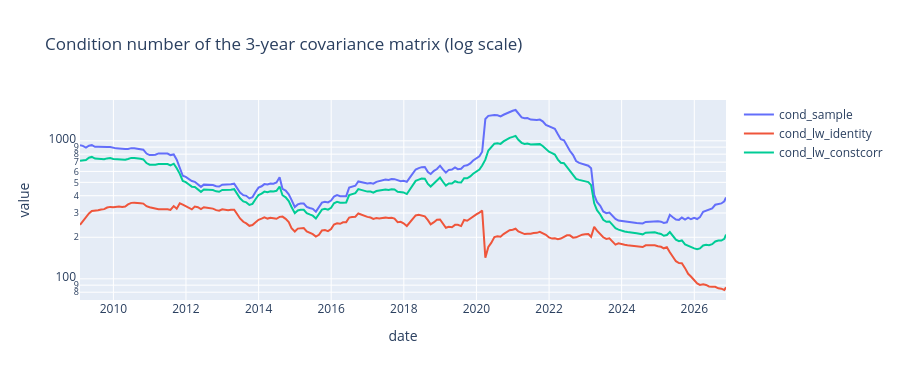
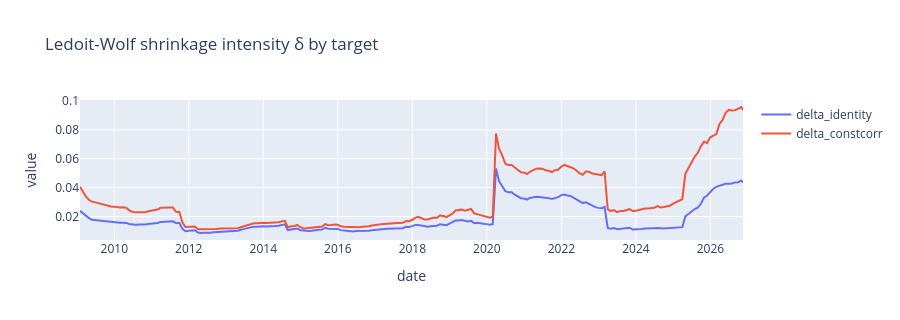

The code cell stored with these charts, in order, in its notebook:
### Markdown cell above
### 2.2 — Three-Year Rolling Σ: Sample vs. Ledoit-Wolf

### Code cell
# 2.2 — Rolling 3-year covariance: sample vs Ledoit-Wolf (identity target) vs Ledoit-Wolf (constant correlation, LN3)
import importlib, src.estimation
importlib.reload(src.estimation)
from src.estimation import ledoit_wolf_constant_corr

X_all = returns[ASSETS]
month_ends = X_all.groupby(X_all.index.to_period("M")).apply(lambda d: d.index[-1]).values
est_dates = [pd.Timestamp(d) for d in month_ends if X_all.index.get_loc(pd.Timestamp(d)) >= WINDOW_DAYS - 1]
ESTIMATORS = ["sample", "lw_identity", "lw_constcorr"]

def gmv(cov):
    """Unconstrained global minimum-variance weights (closed form, LN1/LN3)."""
    inv1 = np.linalg.solve(cov, np.ones(len(cov)))
    return inv1 / inv1.sum()

COV = {k: {} for k in ESTIMATORS}
W_GMV = {k: {} for k in ESTIMATORS}
diag, oos = [], {k: [] for k in ESTIMATORS}

for i, t in enumerate(est_dates):
    X = X_all.loc[:t].iloc[-WINDOW_DAYS:]                       # only data known at t
    lw_id = LedoitWolf().fit(X.values)
    C_cc, delta_cc = ledoit_wolf_constant_corr(X)
    mats = {"sample": X.cov().values * 252,
            "lw_identity": lw_id.covariance_ * 252,
            "lw_constcorr": C_cc.values}
    for name, C in mats.items():
        COV[name][t] = pd.DataFrame(C, ASSETS, ASSETS)
        W_GMV[name][t] = pd.Series(gmv(C), ASSETS)
    diag.append({"date": t, "delta_identity": lw_id.shrinkage_, "delta_constcorr": delta_cc,
                 **{f"cond_{k}": np.linalg.cond(C) for k, C in mats.items()}})
    if i + 1 < len(est_dates):                                  # hold GMV weights during the NEXT month
        nxt = X_all.loc[t:est_dates[i + 1]].iloc[1:]
        for name in ESTIMATORS:
            oos[name].append(nxt @ W_GMV[name][t])

diag = pd.DataFrame(diag).set_index("date")
W_GMV = {k: pd.DataFrame(v).T for k, v in W_GMV.items()}
oos = {k: pd.concat(v) for k, v in oos.items()}

summary = pd.DataFrame({
    k: {"OOS GMV vol (ann.)":    oos[k].std() * np.sqrt(252),
        "ex-ante GMV vol (avg)": np.mean([np.sqrt(W_GMV[k].loc[t] @ COV[k][t] @ W_GMV[k].loc[t])
                                          for t in W_GMV[k].index]),
        "avg monthly turnover":  W_GMV[k].diff().abs().sum(axis=1).iloc[1:].mean(),
        "avg gross exposure":    W_GMV[k].abs().sum(axis=1).mean(),
        "avg condition number":  diag[f"cond_{k}"].mean()}
    for k in ESTIMATORS}).T
display(summary.style.format({"OOS GMV vol (ann.)": "{:.2%}", "ex-ante GMV vol (avg)": "{:.2%}",
                              "avg monthly turnover": "{:.0%}", "avg gross exposure": "{:.2f}",
                              "avg condition number": "{:.0f}"}))
print(f"Avg shrinkage δ — identity target: {diag['delta_identity'].mean():.3f} | "
      f"constant-correlation target: {diag['delta_constcorr'].mean():.3f} "
      f"(min {diag['delta_constcorr'].min():.3f}, max {diag['delta_constcorr'].max():.3f})")

fig = px.line(diag[[f"cond_{k}" for k in ESTIMATORS]], log_y=True,
              title="Condition number of the 3-year covariance matrix (log scale)")
fig.update_layout(height=380, legend_title="")
fig.show()
fig = px.line(diag[["delta_identity", "delta_constcorr"]],
              title="Ledoit-Wolf shrinkage intensity δ by target")
fig.update_layout(height=320, legend_title="")
fig.show()

diag.to_csv(RESULTS / "2_2_covariance_diagnostics.csv")
summary.to_csv(RESULTS / "2_2_sample_vs_lw_summary.csv")
for name, W in W_GMV.items():
    W.to_csv(RESULTS / f"2_2_gmv_weights_{name}.csv")

### Figure 1 — Plotly figure (JSON) as saved in the notebook; plotly's stock layout.template omitted (floating-point values rounded to 4 significant figures; data arrays with more than 128 entries replaced by an {"elided": "..."} marker saying what was removed)
{"data": [{"hovertemplate": "variable=cond_sample<br>date=%{x}<br>value=%{y}<extra></extra>", "legendgroup": "cond_sample", "line": {"color": "#636efa", "dash": "solid"}, "marker": {"symbol": "circle"}, "mode": "lines", "name": "cond_sample", "orientation": "v", "showlegend": true, "type": "scatter", "x": {"elided": "215 str values"}, "xaxis": "x", "y": {"elided": "215 float values"}, "yaxis": "y"}, {"hovertemplate": "variable=cond_lw_identity<br>date=%{x}<br>value=%{y}<extra></extra>", "legendgroup": "cond_lw_identity", "line": {"color": "#EF553B", "dash": "solid"}, "marker": {"symbol": "circle"}, "mode": "lines", "name": "cond_lw_identity", "orientation": "v", "showlegend": true, "type": "scatter", "x": {"elided": "215 str values"}, "xaxis": "x", "y": {"elided": "215 float values"}, "yaxis": "y"}, {"hovertemplate": "variable=cond_lw_constcorr<br>date=%{x}<br>value=%{y}<extra></extra>", "legendgroup": "cond_lw_constcorr", "line": {"color": "#00cc96", "dash": "solid"}, "marker": {"symbol": "circle"}, "mode": "lines", "name": "cond_lw_constcorr", "orientation": "v", "showlegend": true, "type": "scatter", "x": {"elided": "215 str values"}, "xaxis": "x", "y": {"elided": "215 float values"}, "yaxis": "y"}], "layout": {"height": 380, "legend": {"title": {"text": ""}, "tracegroupgap": 0}, "title": {"text": "Condition number of the 3-year covariance matrix (log scale)"}, "xaxis": {"anchor": "y", "domain": [0, 1], "title": {"text": "date"}}, "yaxis": {"anchor": "x", "domain": [0, 1], "title": {"text": "value"}, "type": "log"}}}

### Figure 2 — Plotly figure (JSON) as saved in the notebook; plotly's stock layout.template omitted (floating-point values rounded to 4 significant figures; data arrays with more than 128 entries replaced by an {"elided": "..."} marker saying what was removed)
{"data": [{"hovertemplate": "variable=delta_identity<br>date=%{x}<br>value=%{y}<extra></extra>", "legendgroup": "delta_identity", "line": {"color": "#636efa", "dash": "solid"}, "marker": {"symbol": "circle"}, "mode": "lines", "name": "delta_identity", "orientation": "v", "showlegend": true, "type": "scatter", "x": {"elided": "215 str values"}, "xaxis": "x", "y": {"elided": "215 float values"}, "yaxis": "y"}, {"hovertemplate": "variable=delta_constcorr<br>date=%{x}<br>value=%{y}<extra></extra>", "legendgroup": "delta_constcorr", "line": {"color": "#EF553B", "dash": "solid"}, "marker": {"symbol": "circle"}, "mode": "lines", "name": "delta_constcorr", "orientation": "v", "showlegend": true, "type": "scatter", "x": {"elided": "215 str values"}, "xaxis": "x", "y": {"elided": "215 float values"}, "yaxis": "y"}], "layout": {"height": 320, "legend": {"title": {"text": ""}, "tracegroupgap": 0}, "title": {"text": "Ledoit-Wolf shrinkage intensity δ by target"}, "xaxis": {"anchor": "y", "domain": [0, 1], "title": {"text": "date"}}, "yaxis": {"anchor": "x", "domain": [0, 1], "title": {"text": "value"}}}}
